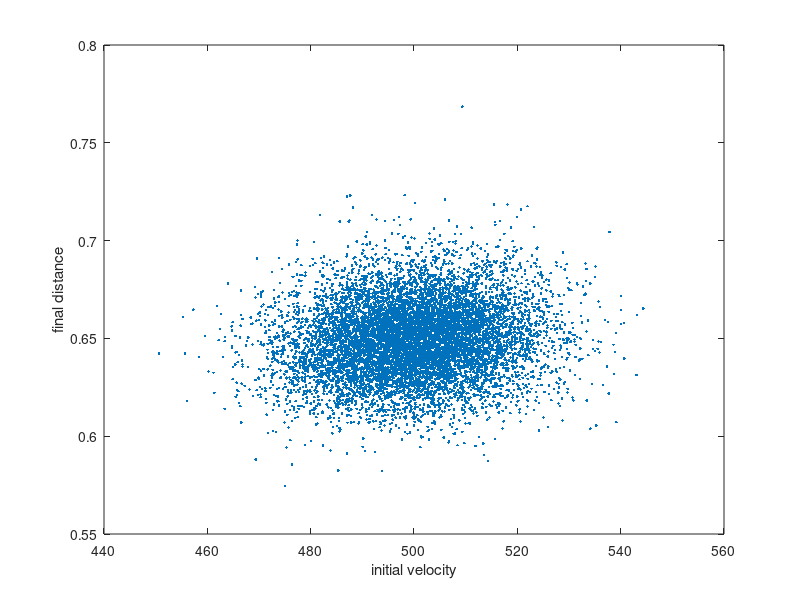
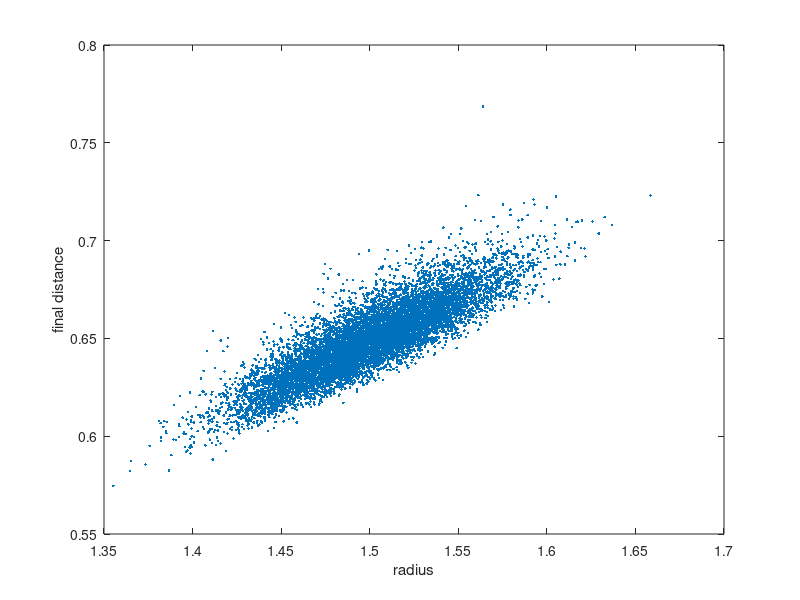

Reproduce these figures in MATLAB, in order.
% script simulates a simple probabilistic model of a particle
% penetrating a single layered model of skin

%% define all parameters
N = 10000 %how many simulations we want
depth_L = 10; % depth of the Langerhan cells from dermis
r_LC = 4; % radius of Langerhan cells's nucleus
%depth_SC = 20 + (30 - 20) * rand(N, 1); % thickness of stratum corneum uniform
depth_SC = normrnd((30 + 20)/2, ((30+20)/2)*0.025, [1, N]); % normal dist mu=25, sd=2.5%
%depth_VE = 50 + (100 - 50) * rand(N, 1); % thickness of viable epidermis uniform
depth_VE = normrnd((50 + 100)/2, ((50+100)/2)*0.025, [1, N]); % normal dist mu=75, sd=2.5%
rho_LC = 1000; % 1000 Langherhan cells per mm
rho_SC = 1500; % density of stratum corneum kg/m^3
rho_VE = 1200; % density of viable epidermis kg/m^3
% sig_SC = 2 + (25 - 2) * rand(N, 1); % average yield stress for stratum corneum in MPA uniform
sig_SC = normrnd((25 + 2)/2, ((250+2)/2)*0.025, [1, N]); %normal distribution
sig_VE = 2; % yield stress for viable epidermis in MPA
mu = 0.89; % water viscosity in micropascals per second
ymod_SC = 4; % youngs modulus of stratum corneum in gigapascals
ymod_VE = 3; % youngs modulus of viable epidermis in gigapascals
% v_0 = 400 + (600-400) * rand(N, 1);
v_0 = normrnd((400 + 600)/2, ((400+600)/2)*0.025, [1, N]); %normal dist
% r = 0.5 + (2.5 - 0.5) * rand(N, 1); % typical particle radius
r = normrnd((0.5 + 2.5)/2, ((0.5+2.5)/2)*0.025, [1, N]); %normal dist
rho_g = 19.32; % density of gold kg/m^3
c_D = 0.5; % drag coeffecient
c = 3; % yield constant

% calculate some parameters from others
area = pi .* r.^2; % area of the particle
rho_s = (rho_SC+rho_VE)./2; % average density for one skin system
sig_s = (sig_SC + sig_VE)/2; % average yield constant for one skin system
mass = rho_g .* area .*r; % mass of the particle
final_dist = zeros(N, 1);

%% define equation for calculating distance
dist = @(v, m, A, sig) (m./(c_D.*rho_s.*A)) * log(1 + (c_D.*rho_s.*v.^2)/(2*c .* sig));

%% run N simulations

for i=1:N
    final_dist(i) = dist(v_0(i), mass(i), area(i), sig_s(i));
end

%% plot the results
figure(1)
plot(v_0, final_dist, '.')
ylabel('final distance')
xlabel('initial velocity')
figure(2)
plot(r, final_dist, '.')
ylabel('final distance')
xlabel('radius')
    
    
    
    
    
    
    